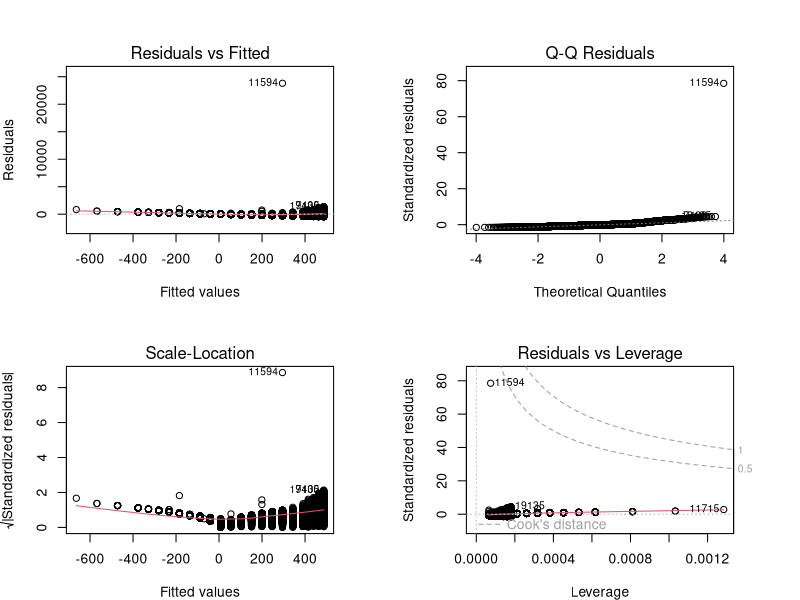
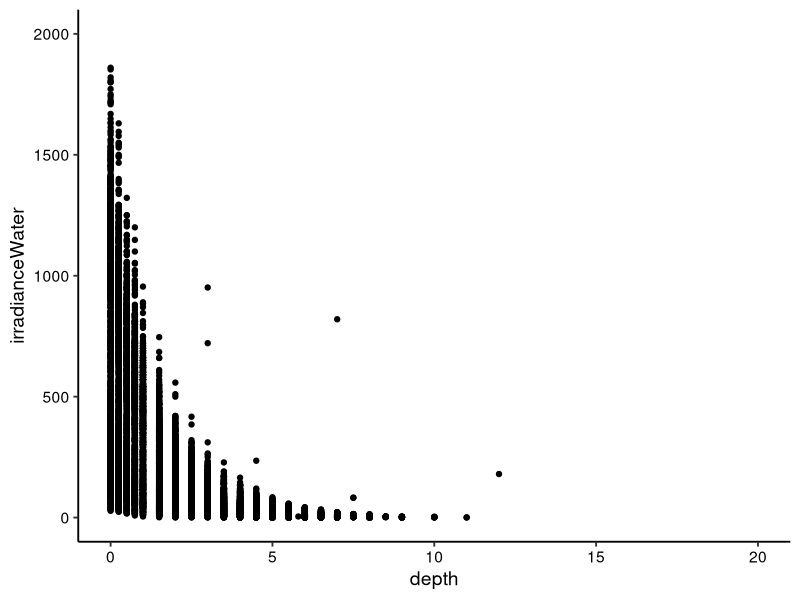
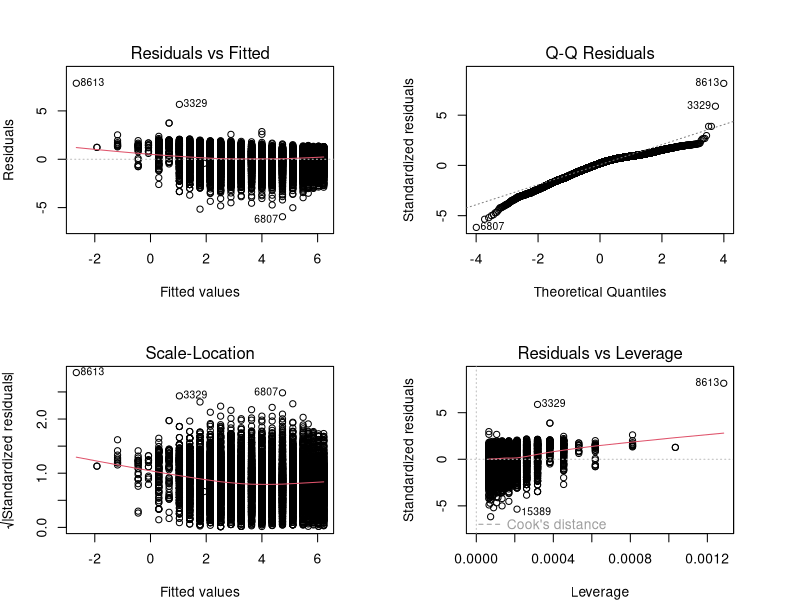
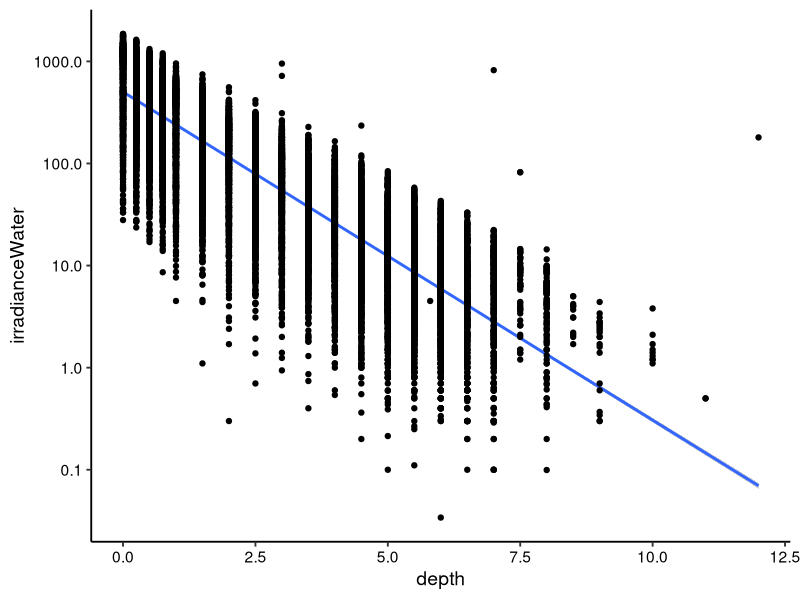
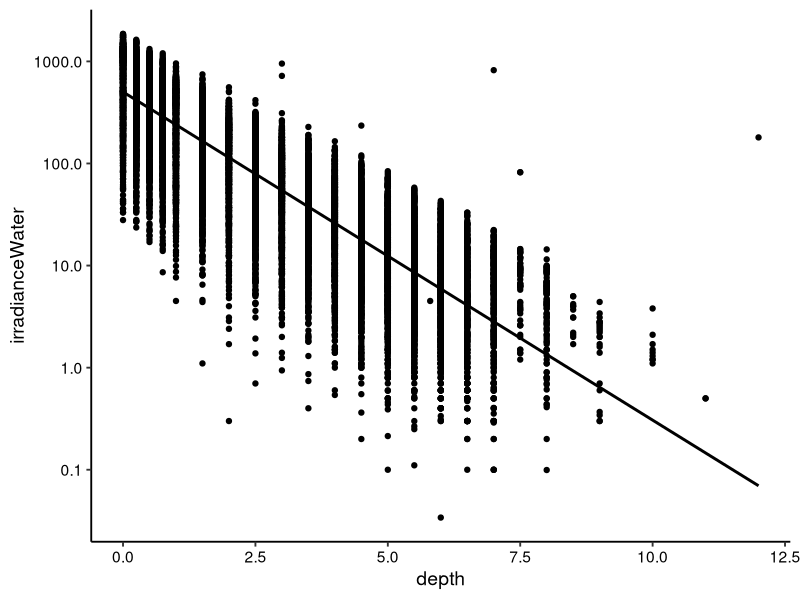

Reproduce these figures in R, in order. (Note: this script raises an error after producing the figures.)
## ---- chunk 1
library(tidyverse); library(here)
here()
options(scipen = 4) #Set threshold at which scientific notation is used


PeterPaul.chem.nutrients <-read.csv(
  here("./Data/Processed/NTL-LTER_Lake_Chemistry_Nutrients_PeterPaul_Processed.csv"),
  stringsAsFactors = TRUE)

# Create and set theme as default
mytheme <- theme_classic(base_size = 14) +
  theme(axis.text = element_text(color = "black"),legend.position = "top")
theme_set(mytheme)
## ---- chunk 2
irradiance.regression <- 
  lm(PeterPaul.chem.nutrients$irradianceWater ~ PeterPaul.chem.nutrients$depth)

# another way to format the lm() function. 
# this is the preferred way especially when you want to extend to more than one variable. 
irradiance.regression <- lm(
  data = PeterPaul.chem.nutrients,
  irradianceWater ~ depth)
summary(irradiance.regression)

# Correlation - show the *strength* of the relationship (vs magnitude)
cor.test(PeterPaul.chem.nutrients$irradianceWater, PeterPaul.chem.nutrients$depth)
## ---- chunk 3
par(mfrow = c(2,2), mar=c(4,4,4,4))
plot(irradiance.regression)
par(mfrow = c(1,1))
## ---- chunk 4
# Plot the regression
irradiancebydepth <- 
  ggplot(PeterPaul.chem.nutrients, aes(x = depth, y = irradianceWater)) +
  ylim(0, 2000) +
  geom_point() 
print(irradiancebydepth) 
## ---- chunk 5
PeterPaul.chem.nutrients <- filter(PeterPaul.chem.nutrients, 
                                   irradianceWater != 0 & irradianceWater < 5000)
irradiance.regression2 <- lm(data = PeterPaul.chem.nutrients, log(irradianceWater) ~ depth)
summary(irradiance.regression2)

par(mfrow = c(2,2), mar=c(4,4,4,4))
plot(irradiance.regression2)
par(mfrow = c(1,1))

# Add a line and standard error for the linear regression
irradiancebydepth2 <- 
  ggplot(PeterPaul.chem.nutrients, aes(x = depth, y = irradianceWater)) +
  geom_smooth(method = "lm") +
  scale_y_log10() +
  geom_point() 
print(irradiancebydepth2) 

# SE - confidence interval around smooth can also be removed
irradiancebydepth2 <- 
    ggplot(PeterPaul.chem.nutrients, aes(x = depth, y = irradianceWater)) +
    geom_point() +
    scale_y_log10() +  #log transformed values for irradianceWater
    geom_smooth(method = 'lm', se = FALSE, color = "black")
print(irradiancebydepth2)

# Make the graph attractive

## ---- chunk 6
TPregression <- lm(data = subset(PeterPaul.chem.nutrients, lakename == "Paul Lake"), 
                   tp_ug ~ depth + dissolvedOxygen)
summary(TPregression)

TPplot <- ggplot(subset(PeterPaul.chem.nutrients, lakename == "Paul Lake"), 
                 aes(x = dissolvedOxygen, y = tp_ug, color = depth)) +
  geom_point() +
  xlim(0, 20)
print(TPplot)

par(mfrow = c(2,2), mar=c(4,4,4,4))
plot(TPregression)
par(mfrow = c(1,1))

## ---- chunk 7
#install.packages("corrplot")
library(corrplot)
PeterPaulnutrients <- 
  PeterPaul.chem.nutrients %>%
  select(tn_ug:po4) %>%
  na.omit()
PeterPaulCorr <- cor(PeterPaulnutrients)
corrplot(PeterPaulCorr, method = "ellipse")
corrplot.mixed(PeterPaulCorr, upper = "ellipse")
## ---- chunk 8
Paul.naomit <- PeterPaul.chem.nutrients %>%
  filter(lakename == "Paul Lake") %>%
  na.omit()

TPAIC <- lm(data = Paul.naomit, tp_ug ~ depth + dissolvedOxygen + 
              temperature_C + tn_ug + po4)

#Choose a model by AIC in a Stepwise Algorithm
step(TPAIC)
TPmodel <- lm(data = Paul.naomit, tp_ug ~ dissolvedOxygen + temperature_C + tn_ug)
summary(TPmodel)
